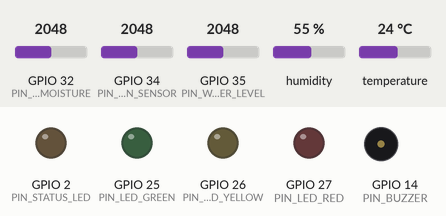
This sketch was run on a simulated ESP32. Shown: output pins drawn as LEDs (lit = HIGH), buzzer (waves = sounding, pin HIGH). The inputs (shaded band) are chosen by the test bench; at power-on: GPIO 32 (PIN_SOIL_MOISTURE) = 2048, GPIO 34 (PIN_RAIN_SENSOR) = 2048, GPIO 35 (PIN_WATER_LEVEL) = 2048, humidity 55 %, temperature 24 °C (analog values on the 0–4095 scale). WiFi joins after 1.5 s; servers stay silent unless stated; uploads are accepted with an empty reply; what the sketch prints to the serial monitor is not drawn.

Above: at 3.7 s.
At 5.14 s:
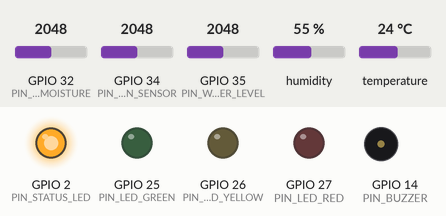
Timing chart, 0 to 9.0 s (numbered marks = the images above):
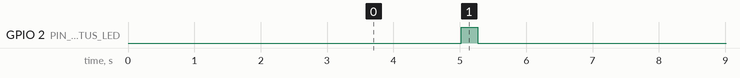

The sketch:

pravah_esp32_wifi_sensors.ino
```cpp
/*
 * =====================================================================
 * Pravah AI — ESP32 Cyber-Physical Wi-Fi Node
 * =====================================================================
 *
 * Works over Wi-Fi (No USB Serial connection needed for data)
 * Uses Custom API to write to SQLite Database
 *
 * 🔌 SENSOR & OUTPUT WIRING:
 * -------------------------------------------------------------
 * [Inputs]
 * 1. Raindrop Sensor Module: AO -> GPIO 34
 * 2. Water Level Sensor Probe: S -> GPIO 35
 * 3. Soil Moisture Sensor: AO -> GPIO 32
 * 4. DHT11 Temp & Humidity: OUT -> GPIO 4
 *
 * [Outputs - Warning Indicators]
 * 5. GREEN LED   -> GPIO 25 (Normal State)
 * 6. YELLOW LED  -> GPIO 26 (Warning / Alert)
 * 7. RED LED     -> GPIO 27 (Danger / Flood)
 * 8. BUZZER      -> GPIO 14 (Evacuation Alarm)
 * =====================================================================
 */

#include <WiFi.h>
#include <HTTPClient.h>
#include <DHT.h>
#include <ArduinoJson.h> // Ensure you have ArduinoJson library installed

// ==========================================
// 1. WI-FI CONFIGURATION
// ==========================================
const char* ssid = "YOUR_WIFI_SSID";
const char* password = "YOUR_WIFI_PASSWORD";

// Replace with your Laptop's Local IP Address (e.g., 192.168.1.5)
const char* SERVER_IP = "192.168.1.100";
const int SERVER_PORT = 5000;

// ==========================================
// 2. PIN CONFIGURATION
// ==========================================
#define PIN_RAIN_SENSOR       34
#define PIN_WATER_LEVEL       35
#define PIN_SOIL_MOISTURE     32
#define PIN_DHT               4
#define PIN_STATUS_LED        2

#define PIN_LED_GREEN         25
#define PIN_LED_YELLOW        26
#define PIN_LED_RED           27
#define PIN_BUZZER            14

#define DHTTYPE DHT11
DHT dht(PIN_DHT, DHTTYPE);

const unsigned long TRANSMIT_INTERVAL_MS = 5000; // 5 seconds
unsigned long lastTransmitTime = 0;

// Device Metadata
const char* DEVICE_ID = "ESP32_WIFI_NODE_01";
const char* LOCATION_NAME = "Subansiri River Basin Gauge Node";
const char* STATE_NAME = "Assam";
const char* DISTRICT_NAME = "Dhemaji";
const char* BASIN_CODE = "A011";

void setup() {
  Serial.begin(115200);
  delay(1000);

  // Initialize Input/Output Pins
  pinMode(PIN_STATUS_LED, OUTPUT);
  pinMode(PIN_LED_GREEN, OUTPUT);
  pinMode(PIN_LED_YELLOW, OUTPUT);
  pinMode(PIN_LED_RED, OUTPUT);
  pinMode(PIN_BUZZER, OUTPUT);

  // Turn off all indicators initially
  digitalWrite(PIN_STATUS_LED, LOW);
  digitalWrite(PIN_LED_GREEN, LOW);
  digitalWrite(PIN_LED_YELLOW, LOW);
  digitalWrite(PIN_LED_RED, LOW);
  digitalWrite(PIN_BUZZER, LOW);

  analogReadResolution(12);
  analogSetAttenuation(ADC_11db);
  dht.begin();

  Serial.println("\n=======================================================");
  Serial.println("  🌊 Pravah AI — ESP32 Wi-Fi Node Starting...");
  Serial.println("=======================================================");

  WiFi.begin(ssid, password);
  Serial.print("Connecting to Wi-Fi");
  while (WiFi.status() != WL_CONNECTED) {
    delay(500);
    Serial.print(".");
  }
  Serial.println("\n✅ Wi-Fi connected!");
  Serial.print("IP Address: ");
  Serial.println(WiFi.localIP());
}

void loop() {
  unsigned long currentMillis = millis();

  // Transmit Data and Fetch Risk
  if (currentMillis - lastTransmitTime >= TRANSMIT_INTERVAL_MS) {
    lastTransmitTime = currentMillis;
    if(WiFi.status() == WL_CONNECTED){
      readAndTransmitTelemetry();
      fetchRiskAndSetAlarms();
    } else {
      Serial.println("⚠️ Wi-Fi Disconnected. Reconnecting...");
      WiFi.reconnect();
    }
  }
}

void updateIndicatorsByRisk(int riskPct) {
  digitalWrite(PIN_LED_GREEN, LOW);
  digitalWrite(PIN_LED_YELLOW, LOW);
  digitalWrite(PIN_LED_RED, LOW);
  digitalWrite(PIN_BUZZER, LOW);

  if (riskPct >= 95) {
    digitalWrite(PIN_LED_RED, HIGH);
    digitalWrite(PIN_BUZZER, HIGH);
  }
  else if (riskPct >= 80) {
    digitalWrite(PIN_LED_RED, HIGH);
  }
  else if (riskPct >= 40) {
    digitalWrite(PIN_LED_YELLOW, HIGH);
  }
  else {
    digitalWrite(PIN_LED_GREEN, HIGH);
  }
}

void fetchRiskAndSetAlarms() {
  HTTPClient http;
  String url = String("http://") + SERVER_IP + ":" + SERVER_PORT + "/predict";

  http.begin(url);
  http.addHeader("Content-Type", "application/json");

  String payload = "{\"state\":\"" + String(STATE_NAME) + "\", \"district\":\"" + String(DISTRICT_NAME) + "\", \"basin\":\"" + String(BASIN_CODE) + "\"}";
  int httpResponseCode = http.POST(payload);

  if (httpResponseCode > 0) {
    String response = http.getString();

    // Parse JSON
    StaticJsonDocument<1024> doc;
    DeserializationError error = deserializeJson(doc, response);

    if (!error) {
      int flood_risk = doc["risk_summary"]["probability_percent"] | 0;
      int landslide_risk = doc["landslide_risk"]["probability_percent"] | 0;
      int max_risk = max(flood_risk, landslide_risk);

      Serial.print("[🟢 ML Response] Risk: ");
      Serial.print(max_risk);
      Serial.println("%");

      updateIndicatorsByRisk(max_risk);
    }
  } else {
    Serial.print("Error on sending POST (Risk): ");
    Serial.println(httpResponseCode);
  }
  http.end();
}

void readAndTransmitTelemetry() {
  int rawRain = analogRead(PIN_RAIN_SENSOR);
  int rawWater = analogRead(PIN_WATER_LEVEL);
  int rawSoil = analogRead(PIN_SOIL_MOISTURE);

  float temperature = dht.readTemperature();
  float humidity = dht.readHumidity();

  if (isnan(temperature) || temperature < -10.0 || temperature > 80.0) temperature = 27.5;
  if (isnan(humidity) || humidity < 0.0 || humidity > 100.0) humidity = 78.0;

  digitalWrite(PIN_STATUS_LED, HIGH);

  char jsonPayload[512];
  snprintf(jsonPayload, sizeof(jsonPayload),
    "{"
      "\"device_id\":\"%s\","
      "\"location\":\"%s\","
      "\"state\":\"%s\","
      "\"district\":\"%s\","
      "\"basin\":\"%s\","
      "\"raw_rain\":%d,"
      "\"raw_water_level\":%d,"
      "\"raw_soil\":%d,"
      "\"temperature\":%.1f,"
      "\"humidity\":%.1f,"
      "\"demo_mode\":false"
    "}",
    DEVICE_ID, LOCATION_NAME, STATE_NAME, DISTRICT_NAME, BASIN_CODE,
    rawRain, rawWater, rawSoil, temperature, humidity
  );

  HTTPClient http;
  String url = String("http://") + SERVER_IP + ":" + SERVER_PORT + "/api/iot-telemetry";
  http.begin(url);
  http.addHeader("Content-Type", "application/json");

  int httpResponseCode = http.POST(jsonPayload);

  if (httpResponseCode > 0) {
    Serial.print("[✅ IoT Ingest] DB Stored: ");
    Serial.println(httpResponseCode);
  } else {
    Serial.print("[❌ IoT Error] Code: ");
    Serial.println(httpResponseCode);
  }
  http.end();

  delay(50);
  digitalWrite(PIN_STATUS_LED, LOW);
}
```

Measured:
- by itself, GPIO 2 (PIN_STATUS_LED): alternates HIGH for 0.25 s and LOW for 4.7 s
